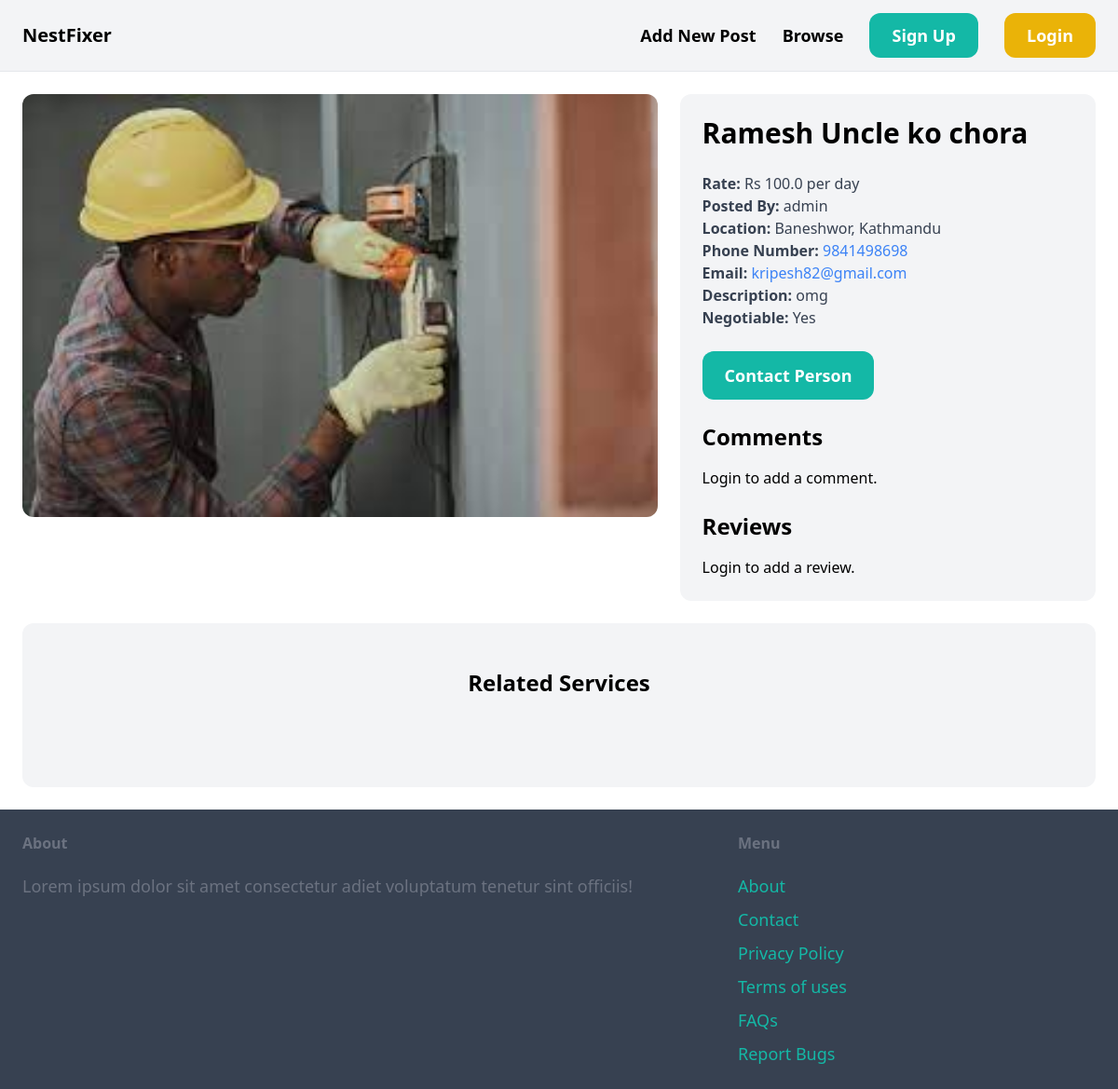
Page /items/1/ on the committed database.
### item/models.py (models this page shows, shortened)
class Item(models.Model):
    Category=models.ForeignKey(category , related_name='items' , on_delete= models.CASCADE)
    name=models.CharField(max_length=255)
    description=models.TextField(blank=True , null=True)
    price = models.FloatField()
    image=models.ImageField(upload_to='item_images' , blank=True, null=True)
    is_available = models.BooleanField(default=False)
    is_negotiable = models.BooleanField(default=False)
    location= models.CharField(max_length=255)
    phone_number = models.CharField(max_length=15, blank=True, null=True)
    email = models.EmailField(blank=True, null=True)
    created_by = models.ForeignKey(User, related_name='items' , on_delete=models.CASCADE)
    created_at = models.DateTimeField(auto_now_add=True)

### item/views.py (the view, shortened to what this page needs)
# urls.py: path('<int:pk>/', views.detail, name='detail'),
def detail(request, pk):
    item = get_object_or_404(Item, pk=pk)
    related_items = Item.objects.filter(Category=item.Category, is_available=True).exclude(pk=pk)[0:3]
    comment_form = CommentForm()
    review_form = ReviewForm()
    avg_rating = item.reviews.aggregate(Avg('rating'))['rating__avg']
    return render(request, 'item/detail.html', {
        'item': item,
        'related_items': related_items,
        'comment_form': comment_form,
        'review_form': review_form,
        'avg_rating': avg_rating,
    })

### item/templates/item/detail.html (shortened to what this page needs)
{% extends 'core/base.html' %}
{% block content %}
<div class="grid grid-cols-5 gap-6">
    <div class="col-span-3">
        <img src="{{ item.image.url }}" class="rounded-xl w-full h-auto">
    </div>
    <div class="col-span-2 p-6 bg-gray-100 rounded-xl">
        <h1 class="mb-6 text-3xl font-semibold">{{item.name}}</h1>
        <p class="text-gray-700"><strong>Rate: </strong>Rs {{item.price}} per day</p>
        <p class="text-gray-700"><strong>Posted By: </strong>{{item.created_by}}</p>
        <p class="text-gray-700"><strong>Location: </strong>{{item.location}}</p>
        {% if item.phone_number %}
        <p class="text-gray-700">
            <strong>Phone Number: </strong>
            <a href="tel:{{ item.phone_number }}" class="text-blue-500 hover:underline">{{ item.phone_number }}</a>
        </p>
        {% endif %}
        {% if item.email %}
        <p class="text-gray-700">
            <strong>Email: </strong>
            <a href="mailto:{{ item.email }}" class="text-blue-500 hover:underline">{{ item.email }}</a>
        </p>
        {% endif %}
        {% if item.description %}
        <p class="text-gray-700">
            <strong>Description: </strong>{{item.description}}
        </p>
        {% endif %}
        {% if item.is_negotiable %}
        <p class="text-gray-700"><strong>Negotiable: </strong>{{ item.is_negotiable|yesno:"Yes,No" }}</p>
        {% endif %}
        {% if request.user == item.created_by %}
        <div class="mt-6 p-6 bg-white rounded-xl">
            <p class="text-red-500 font-semibold">This is your post!</p>
            <div class="flex gap-4">
                <a href="{% url 'item:delete' item.id %}" class="inline-block px-6 py-3 text-lg font-semibold bg-red-500 text-white rounded-xl hover:bg-red-700">Delete Post</a>
                <a href="{% url 'item:edit' item.id %}" class="inline-block px-6 py-3 text-lg font-semibold bg-green-500 text-white rounded-xl hover:bg-green-700">Edit Post</a>
            </div>
        </div>
        {% else %}
        <a href="{% url 'conversation:new' item.id %}" class="inline-block mt-6 px-6 py-3 text-lg font-semibold bg-teal-500 text-white rounded-xl hover:bg-teal-700">Contact Person</a>
        {% endif %}
<div class="mt-6">
    <h2 class="mb-4 text-2xl font-semibold">Comments</h2>
    <div class="space-y-4">
        {% if request.user.is_authenticated %}
            <form method="post" action="{% url 'item:detail' item.id %}">
                {% csrf_token %}
                {{ comment_form.as_p }}
                <button type="submit" name="comment_submit" class="bg-blue-500 text-white px-4 py-2 rounded-md hover:bg-blue-700">Add Comment</button>
            </form>
        {% else %}
            <p>Login to add a comment.</p>
        {% endif %}
    </div>
</div>
<div class="mt-6">
    <h2 class="mb-4 text-2xl font-semibold">Reviews</h2>
    <div class="space-y-4">
        {% if request.user.is_authenticated %}
            <form method="post" action="{% url 'item:detail' item.id %}">
                {% csrf_token %}
                {{ review_form.as_p }}
                <button type="submit" name="review_submit" class="bg-green-500 text-white px-4 py-2 rounded-md hover:bg-green-700">Add Review</button>
            </form>
        {% else %}
            <p>Login to add a review.</p>
        {% endif %}
    </div>
</div>
    </div>
</div>
<div class="mt-6 px-6 py-12 bg-gray-100 rounded-xl">
    <h2 class="mb-12 text-2xl text-center font-semibold">Related Services</h2>
</div>
{% endblock %}

### rows in the picture
Item: image (picture), name "Ramesh Uncle ko chora", price "100.0", created_by "admin", location "Baneshwor, Kathmandu", phone_number "9841498698", email "kripesh82@gmail.com", description "omg", is_negotiable "Yes"
